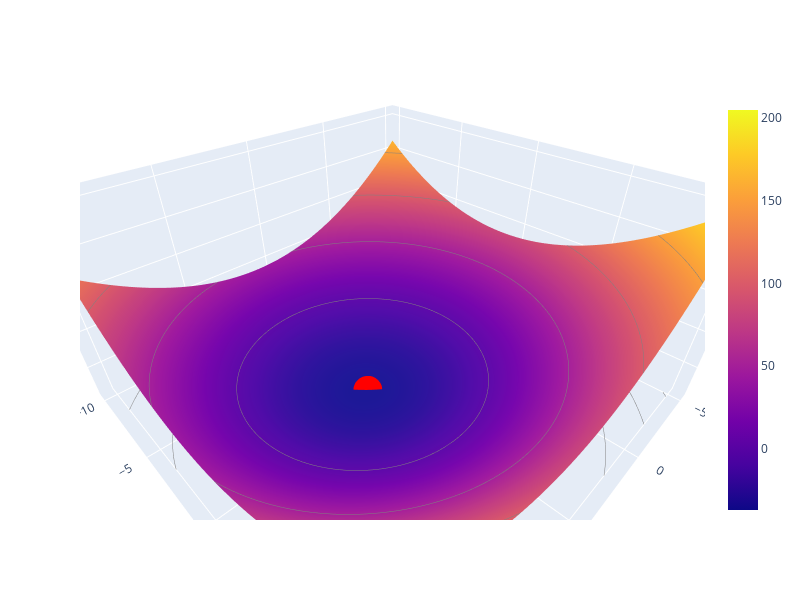

The notebook cell this image was saved under:
### Code cell
# To visualize fmgd
uvalues = np.linspace(-5,15,100)
vvalues = np.linspace(-10,10,100)
(u,v) = np.meshgrid(uvalues, vvalues)
thetas = np.vstack((u.flatten(),v.flatten()))
z_values = np.array([fmgd(t) for t in thetas.T])

z_surface = go.Surface(name="z",
        x=u, y=v, z=np.reshape(z_values, u.shape),
        contours=dict(z=dict(show=True, color="gray", project=dict(z=True)))
    )

scene=go.Scene(
        xaxis=go.XAxis(title='theta0'),
        yaxis=go.YAxis(title='theta1'),
        aspectratio=dict(x=2.,y=2., z=1.), 
#         camera=dict(eye=dict(x=-2, y=-2, z=2))
    )

layout = go.Layout(
    autosize=True,
    width=800,
    height=600,
    scene = scene
)
ind = np.argmin(z_values)
optimal_point = go.Scatter3d(name = "Optimal Point",
    x = [thetas.T[ind,0]], y = [thetas.T[ind,1]], 
    z = [z_values[ind]], 
    marker=dict(size=10, color="red"))
py.iplot(go.Figure(data=[z_surface, optimal_point], layout = layout))

### Figure 1 — Plotly figure (JSON) as saved in the notebook; plotly's stock layout.template omitted (floating-point values rounded to 4 significant figures; data arrays with more than 128 entries replaced by an {"elided": "..."} marker saying what was removed)
{"data": [{"contours": {"z": {"color": "gray", "project": {"z": true}, "show": true}}, "name": "z", "type": "surface", "x": {"elided": "100x100 float values"}, "y": {"elided": "100x100 float values"}, "z": {"elided": "100x100 float values"}}, {"marker": {"color": "red", "size": 10}, "name": "Optimal Point", "type": "scatter3d", "x": [5.909], "y": [-0.9091], "z": [-36.98]}], "layout": {"autosize": true, "height": 600, "scene": {"aspectratio": {"x": 2, "y": 2, "z": 1}, "xaxis": {"title": {"text": "theta0"}}, "yaxis": {"title": {"text": "theta1"}}}, "width": 800}}
